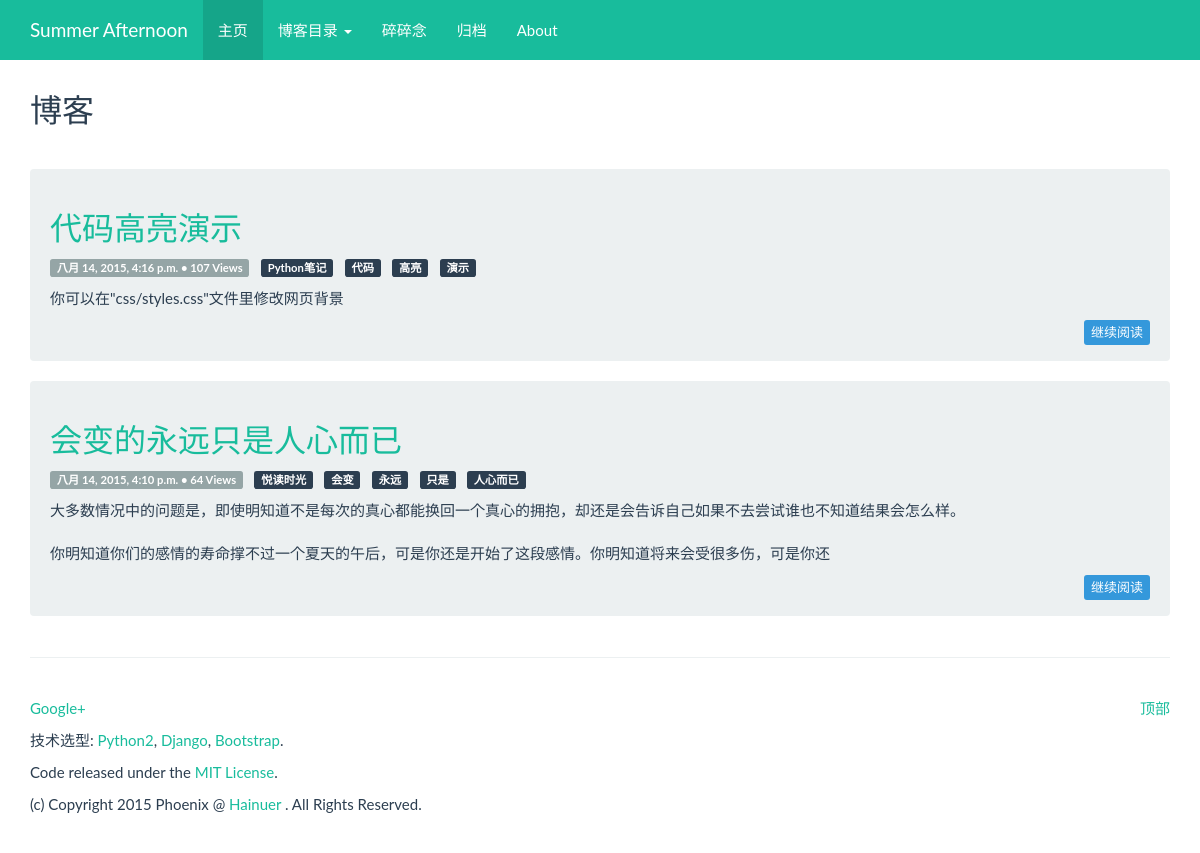
/duome/, run on the app's committed database.
### duome/models.py (models this page shows, shortened)
class Article(models.Model):
    category = models.ForeignKey(Category)
    title    = models.CharField(max_length=256)
    tags     = models.CharField(max_length=128, blank=True, help_text='请使用空格将标签分隔开')
    content  = models.TextField(verbose_name = '')
    pub_date = models.DateTimeField(default=timezone.now)
    views    = models.IntegerField(default=0)
    breviary = models.TextField(max_length=128, blank=True, verbose_name='')
    uuid = models.CharField(max_length=36)
    def was_published_recently(self):
        return self.pub_date >= timezone.now() - datetime.timedelta(days=1)
    was_published_recently.admin_order_field = 'pub_date'
    was_published_recently.boolean = True
    was_published_recently.short_description = 'Published recently ?'

class Category(models.Model):
    name = models.CharField(max_length=128, unique=True)
    simple_name = models.CharField(max_length=128, blank=True, unique=True)
    views = models.IntegerField(default=0)

### duome/views.py (the view)
def index(request):
    articles = Article.objects.all().order_by('-pub_date')[:10]
    articles = getTagsArticles(articles)
    categories = Category.objects.all()
    ctx_dict = {
        'articles': articles,
        'title': '首页',
        'categories': categories,
        'activate_menu': '0',
    }
    return render(request, 'duome/index.html', ctx_dict)

### duome/views.py (called while the page is built)
def getTagsArticle(article):
    if len(article.tags) > 0:
        tag_li = []
        for tag in article.tags.split(' '):
            tag_li.append(tag)
        return tag_li

def getTagsArticles(articles):
    for idx in range(0, len(articles)):
        articles[idx].tag_li = getTagsArticle(articles[idx])
    return articles

### templates/duome/index.html
{% extends 'duome_base.html' %}
{% block main_body %}
<div class="row">
	<div class="col-lg-12">
		<div class="page-header">
			<h2>博客</h2>
		</div>
	</div>
</div>
<div class="row">
	<div class="col-lg-12">
		{% if articles %}
		{% for article in articles %}
		<div class="well">
			<h2><a href="{% url 'duome:post' article.uuid %}">{{ article.title }}</a></h2>
			<p>
				<span class="label label-default">{{ article.pub_date }} • {{ article.views }} Views</span> &nbsp;
				<a href="{% url 'duome:category' article.category.simple_name %}" class="label label-primary">{{ article.category.name }}</a> &nbsp;
				{% for tag in article.tag_li %}
				<a href="{% url 'duome:tag' tag %}" class="label label-primary">{{ tag }}</a> &nbsp;
				{% endfor %}
			</p>
			<p>{{ article.breviary | safe }}</p>
			<p><a href="{% url 'duome:post' article.uuid %}" class="btn btn-xs btn-info pull-right">继续阅读</a></p>
			<br />
		</div>
		{% endfor %}
		{% else %}
		<div class="well">
			<h4>对不起, 当前站点还没有发布过博客. 请前往管理中心添加吧!</h4>
		</div>
		{% endif %}
	</div>
</div>
{% endblock %}

### data on the page
Article: title "代码高亮演示", pub_date "八月 14, 2015, 4:16 p.m.", views "107", category.name "Python笔记", tag_li "代码" "高亮" "演示", breviary "你可以在\"css/styles.css\"文件里修改网页背景"
Article: title "会变的永远只是人心而已", pub_date "八月 14, 2015, 4:10 p.m.", views "64", category.name "悦读时光", tag_li "会变" "永远" "只是" "人心而已", breviary "大多数情况中的问题是，即使明知道不是每次的真心都能换回一个真心的拥抱，却还是会告诉自己如果不去尝试谁也不知道结果会怎么样。 你明知道你们的感情的寿命撑不过一个夏天的午后，可是你还是开始了这段感情。你明知道将来会受很多伤，可是你还"
